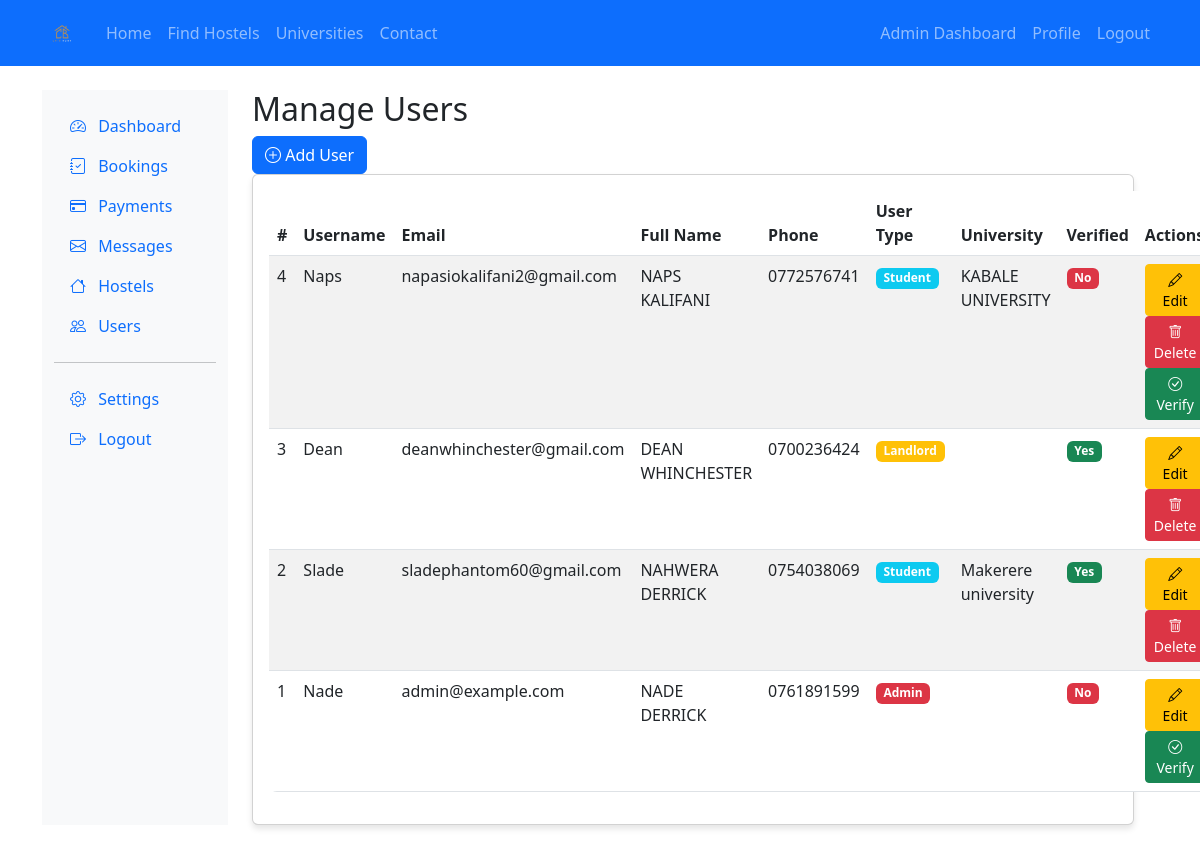
/admin_users.php (signed in), run on an earlier commit of the app's database.
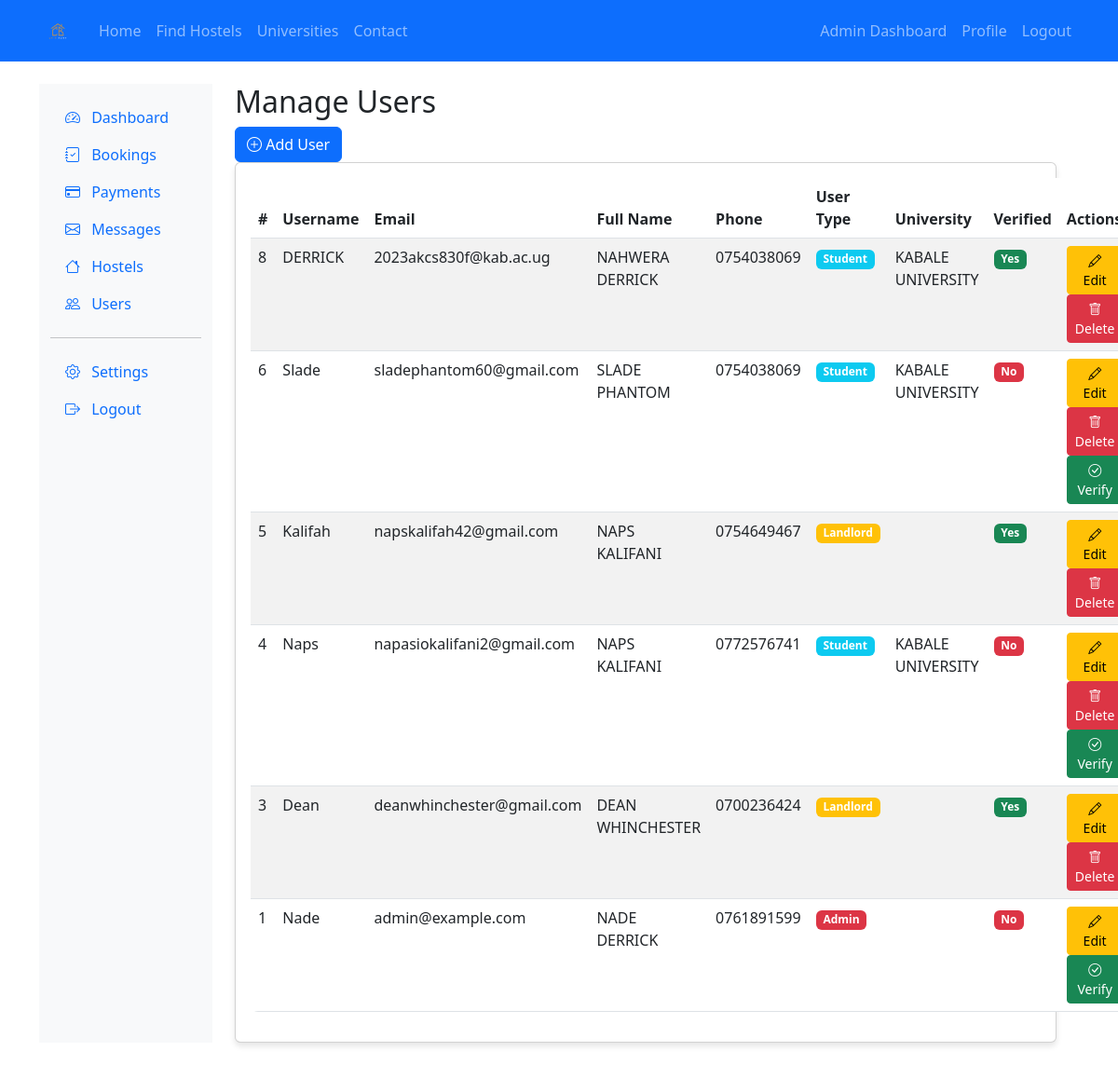
And on a later commit of the database.
### tables this page shows
CREATE TABLE `users` (
  `user_id` int(11) NOT NULL,
  `username` varchar(50) NOT NULL,
  `email` varchar(100) NOT NULL,
  `password` varchar(255) NOT NULL,
  `user_type` enum('student','landlord','admin') NOT NULL,
  `full_name` varchar(100) NOT NULL,
  `phone` varchar(20) NOT NULL,
  `university` varchar(100) DEFAULT NULL,
  `profile_pic` varchar(255) DEFAULT NULL,
  `verified` tinyint(1) DEFAULT 0,
  `created_at` timestamp NOT NULL DEFAULT current_timestamp(),
  `updated_at` timestamp NOT NULL DEFAULT current_timestamp() ON UPDATE current_timestamp(),
  `must_reset_password` tinyint(1) NOT NULL DEFAULT 0
);

### admin_users.php (the view, shortened to what this page needs)
<?php
require_once __DIR__ . '/functions.php';
$page_title = "Manage Users";
require_once __DIR__ . '/header.php';
$query = "SELECT * FROM users ORDER BY created_at DESC";
$users = $conn->query($query)->fetch_all(MYSQLI_ASSOC);
$show_form = false;
?>
<!DOCTYPE html>
<html lang="en">
    <head>
        <link href="https://cdn.jsdelivr.net/npm/bootstrap@5.3.0/dist/css/bootstrap.min.css" rel="stylesheet">
        <link rel="stylesheet" href="https://cdn.jsdelivr.net/npm/bootstrap-icons@1.10.0/font/bootstrap-icons.css">
    </head>
    <body>
        <div class="container-fluid">
            <div class="row">
                <?php require_once __DIR__ . '/admin_sidebar.php'; ?>
                <main class="col-md-9 ms-sm-auto col-lg-10 px-md-4">
                    <h2><?php echo $page_title; ?></h2>
                    <?php if (!$show_form): ?>
                        <a href="admin_users.php?action=add" class="btn btn-primary">
                            <i class="bi bi-plus-circle"></i> Add User
                        </a>
                    <?php endif; ?>
                <?php if (!$show_form): ?>
                <div class="card">
                    <div class="card-body">
                        <table class="table table-striped">
                            <thead>
                                <tr>
                                    <th>#</th>
                                    <th>Username</th>
                                    <th>Email</th>
                                    <th>Full Name</th>
                                    <th>Phone</th>
                                    <th>User Type</th>
                                    <th>University</th>
                                    <th>Verified</th>
                                    <th>Actions</th>
                                </tr>
                            </thead>
                            <tbody>
                                <?php foreach ($users as $user): ?>
                                <tr>
                                    <td><?php echo $user['user_id']; ?></td>
                                    <td><?php echo htmlspecialchars($user['username']); ?></td>
                                    <td><?php echo htmlspecialchars($user['email']); ?></td>
                                    <td><?php echo htmlspecialchars($user['full_name']); ?></td>
                                    <td><?php echo htmlspecialchars($user['phone']); ?></td>
                                    <td>
                                        <span class="badge bg-<?php
                                            echo $user['user_type'] === 'admin' ? 'danger' :
                                                ($user['user_type'] === 'landlord' ? 'warning' : 'info');
                                        ?>">
                                            <?php echo ucfirst(htmlspecialchars($user['user_type'])); ?>
                                        </span>
                                    </td>
                                    <td><?php echo htmlspecialchars($user['university']); ?></td>
                                    <td>
                                        <?php if ($user['verified']): ?>
                                            <span class="badge bg-success">Yes</span>
                                        <?php else: ?>
                                            <span class="badge bg-danger">No</span>
                                        <?php endif; ?>
                                    </td>
                                    <td>
                                        <a href="admin_users.php?action=edit&id=<?php echo $user['user_id']; ?>" class="btn btn-sm btn-warning">
                                            <i class="bi bi-pencil"></i> Edit
                                        </a>
                                        <?php if ($user['user_type'] !== 'admin'): ?>
                                        <a href="admin_users.php?action=delete&id=<?php echo $user['user_id']; ?>" class="btn btn-sm btn-danger"
                                            onclick="return confirm('Are you sure you want to delete this user?');">
                                            <i class="bi bi-trash"></i> Delete
                                        </a>
                                        <?php endif; ?>
                                        <?php if (!$user['verified']): ?>
                                        <a href="admin_users.php?action=verify&id=<?php echo $user['user_id']; ?>" class="btn btn-sm btn-success">
                                            <i class="bi bi-check-circle"></i> Verify
                                        </a>
                                        <?php endif; ?>
                                    </td>
                                </tr>
                                <?php endforeach; ?>
                            </tbody>
                        </table>
                    </div>
                </div>
                <?php endif; ?>
            </main>
        </div>
    </div>
</body>
</html>

What changed in the data, as far as the page shows it:
removed users: user_id "2", username "Slade", email "sladephantom60@gmail.com", full_name "NAHWERA DERRICK", phone "0754038069", user_type "Student", university "Makerere university", verified "Yes"
added users: user_id "8", username "DERRICK", email "2023akcs830f@kab.ac.ug", full_name "NAHWERA DERRICK", phone "0754038069", user_type "Student", university "KABALE UNIVERSITY", verified "Yes"
added users: user_id "6", username "Slade", email "sladephantom60@gmail.com", full_name "SLADE PHANTOM", phone "0754038069", user_type "Student", university "KABALE UNIVERSITY", verified "No"
added users: user_id "5", username "Kalifah", email "napskalifah42@gmail.com", full_name "NAPS KALIFANI", phone "0754649467", user_type "Landlord", verified "Yes"
